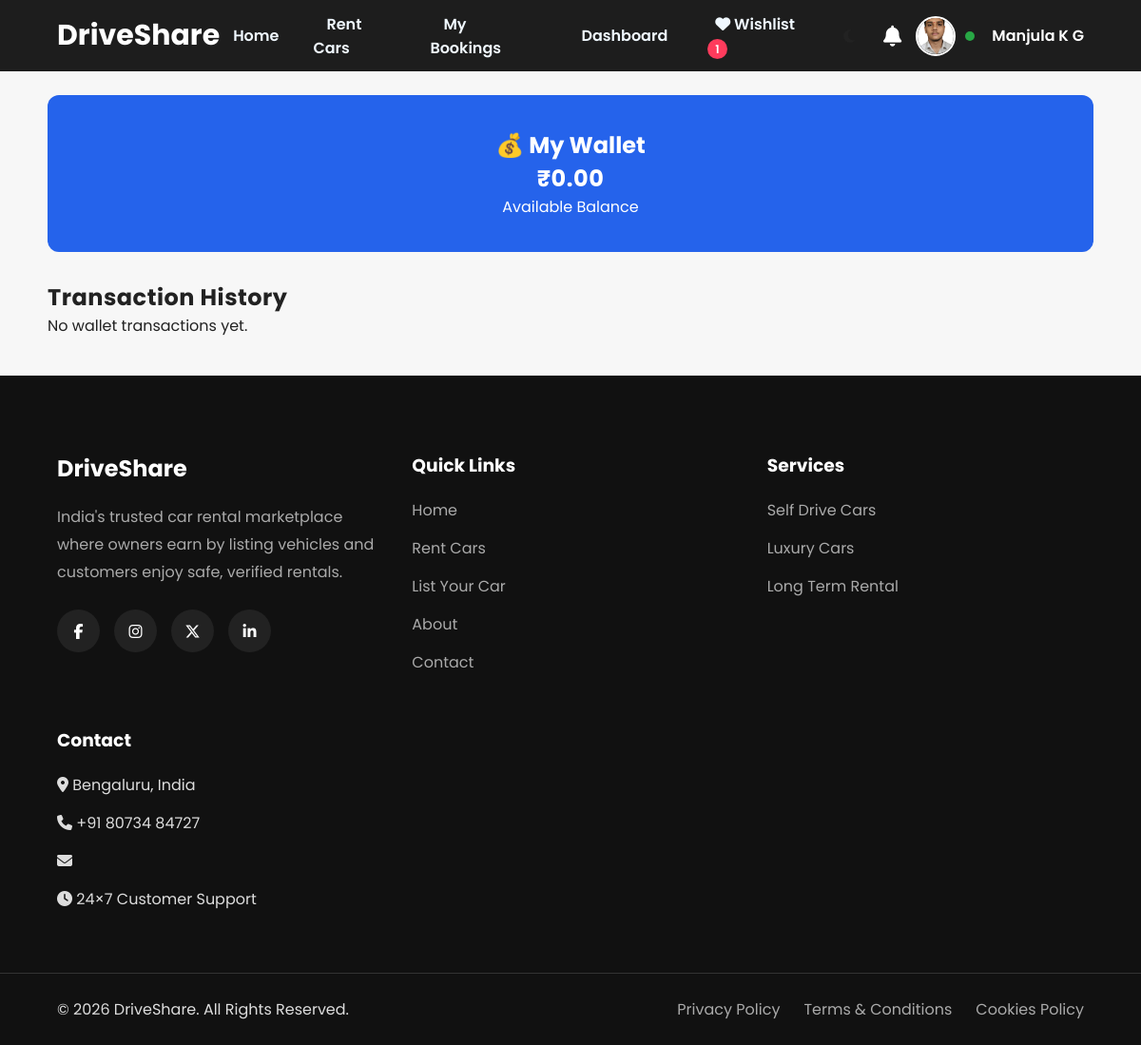
The page /bookings/wallet/ (signed in) on the database as committed earlier.
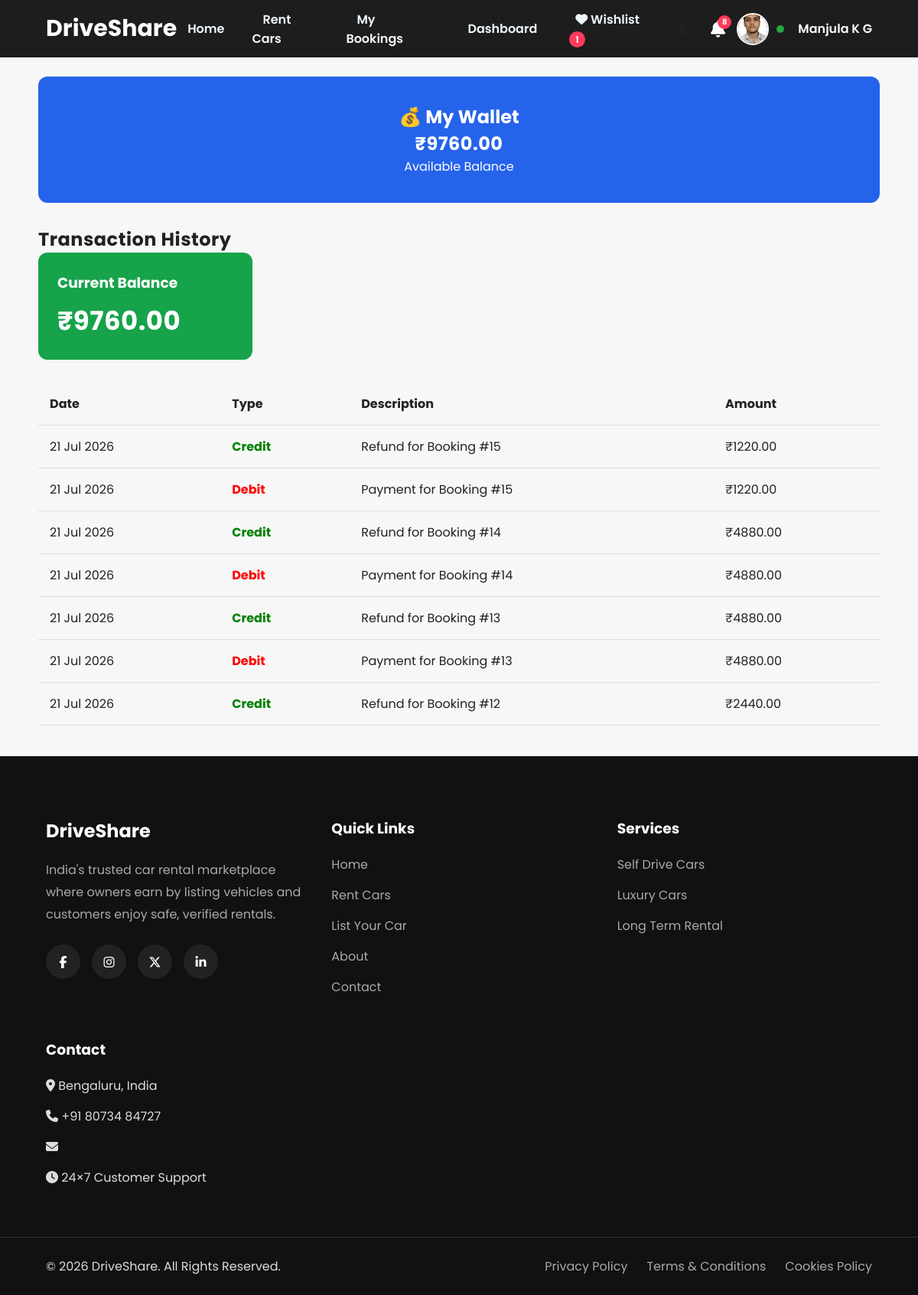
The same page on the database as committed later.
### bookings/models.py (models this page shows, shortened)
class Wallet(models.Model):
    customer = models.OneToOneField(
        CustomUser,
        on_delete=models.CASCADE,
        related_name="wallet"
    )
    balance = models.DecimalField(
        max_digits=10,
        decimal_places=2,
        default=0
    )
    updated_at = models.DateTimeField(
        auto_now=True
    )

class WalletTransaction(models.Model):
    TRANSACTION_TYPES = (
        ("Credit", "Credit"),
        ("Debit", "Debit"),
    )
    wallet = models.ForeignKey(
        Wallet,
        on_delete=models.CASCADE,
        related_name="transactions"
    )
    amount = models.DecimalField(
        max_digits=10,
        decimal_places=2
    )
    transaction_type = models.CharField(
        max_length=10,
        choices=TRANSACTION_TYPES
    )
    description = models.CharField(
        max_length=200
    )
    created_at = models.DateTimeField(
        auto_now_add=True
    )

### bookings/views.py (the view)
@login_required
@customer_required
def wallet(request):
    wallet = get_object_or_404(
        Wallet,
        customer=request.user
    )
    transactions = wallet.transactions.all().order_by(
        "-created_at"
    )
    paginator = Paginator(
        transactions,
        10
    )
    page = request.GET.get("page")
    transactions = paginator.get_page(page)
    return render(
        request,
        "bookings/wallet.html",
        {
            "wallet": wallet,
            "transactions": transactions,
        }
    )

### notifications/context_processors.py (called while the page is built)
def notification_count(request):
    if request.user.is_authenticated:
        return {
            "notification_count":
            request.user.notifications.filter(
                is_read=False
            ).count()
        }
    return {
        "notification_count": 0
    }

### templates/bookings/wallet.html (shortened to what this page needs)
{% extends "base.html" %}
{% block content %}
<section class="wallet-page">
    <div class="wallet-header">
        <h1>💰 My Wallet</h1>
        <h2>₹{{ wallet.balance }}</h2>
        <p>Available Balance</p>
    </div>
    <div class="wallet-history">
        <h2>Transaction History</h2>
        {% if transactions %}
        <div class="wallet-summary">
    <div class="summary-card">
        <h3>Current Balance</h3>
        <h2>₹{{ wallet.balance }}</h2>
    </div>
</div>
        <table class="wallet-table">
            <thead>
                <tr>
                    <th>Date</th>
                    <th>Type</th>
                    <th>Description</th>
                    <th>Amount</th>
                </tr>
            </thead>
            <tbody>
                {% for transaction in transactions %}
                <tr>
                    <td>{{ transaction.created_at|date:"d M Y" }}</td>
                    <td>
                        {% if transaction.transaction_type == "Credit" %}
                            <span class="credit">
                                Credit
                            </span>
                        {% else %}
                            <span class="debit">
                                Debit
                            </span>
                        {% endif %}
                    </td>
                    <td>{{ transaction.description }}</td>
                    <td>
                        ₹{{ transaction.amount }}
                    </td>
                </tr>
                {% endfor %}
            </tbody>
        </table>
        {% else %}
        <p>No wallet transactions yet.</p>
        {% endif %}
    </div>
</section>
{% endblock %}

### templates/navbar.html (shortened to what the changed rows need)
{% load static %}
<nav class="navbar">
    <div class="auth-buttons">
        {% if user.is_authenticated %}
            {% if not user.is_superuser %}
            <div class="notification-icon">
                <a href="{% url 'notifications' %}">
                    <i class="fas fa-bell"></i>
                    {% if notification_count > 0 %}
                        <span class="notification-badge">
                            {{ notification_count }}
                        </span>
                    {% endif %}
                </a>
            </div>
            {% endif %}
        {% endif %}
    </div>
</nav>

Rows that differ between the two databases and show on the page:
changed Wallet: balance "0.00" → "9760.00"; balance (not shown) → "9760.00"
added WalletTransaction: transaction_type "Credit"
added WalletTransaction: transaction_type "Debit"
added WalletTransaction: transaction_type "Credit"
added WalletTransaction: transaction_type "Debit"
added WalletTransaction: transaction_type "Credit"
added WalletTransaction: transaction_type "Debit"
added WalletTransaction: transaction_type "Credit"
Other text that changed with them:
{{ notification_count }}: (not shown) → "8"
text no longer shown: "No wallet transactions yet."
text now shown: "Current Balance ₹ Date Type Description Amount"
